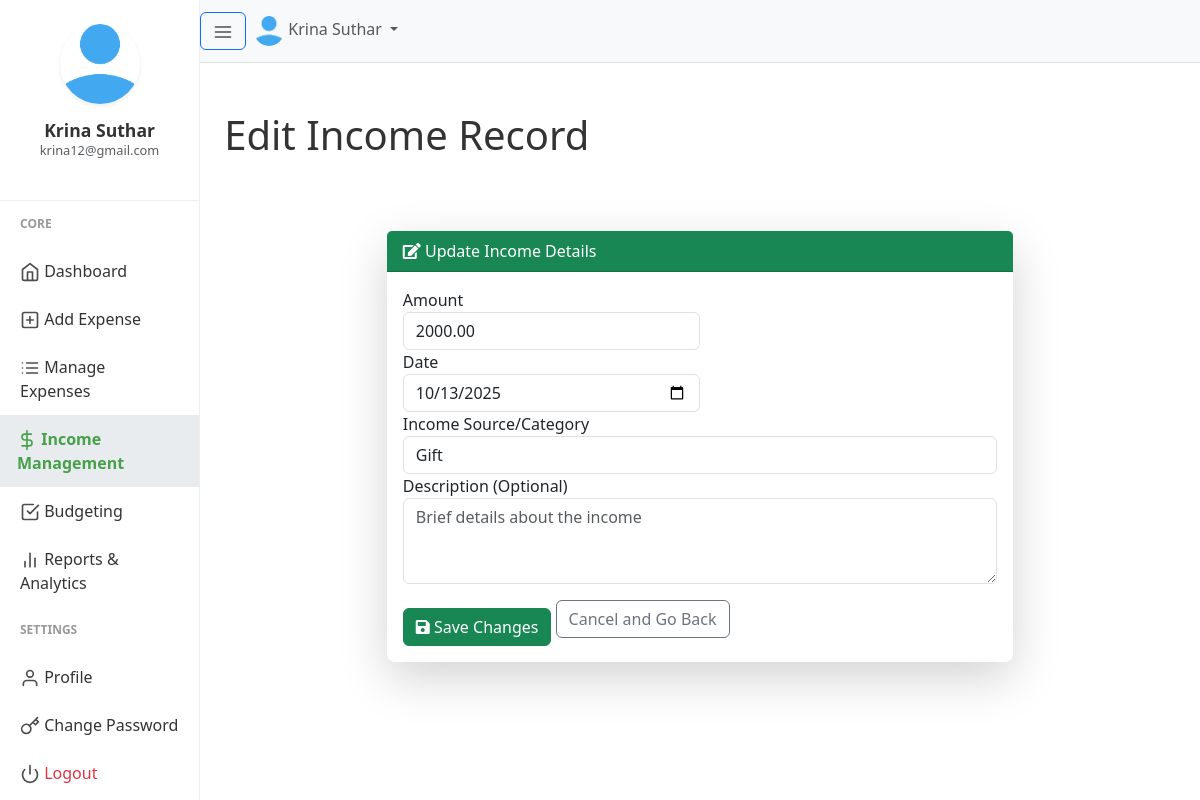
/edit_income.php?id=6 (signed in), run on the app's committed database.
### tables this page shows
CREATE TABLE `users` (
  `user_id` int(11) NOT NULL,
  `firstname` varchar(50) NOT NULL,
  `lastname` varchar(25) NOT NULL,
  `email` varchar(50) NOT NULL,
  `profile_path` varchar(50) NOT NULL DEFAULT 'default_profile.png',
  `password` varchar(255) NOT NULL,
  `trn_date` datetime NOT NULL DEFAULT current_timestamp()
);

CREATE TABLE `income` (
  `income_id` int(11) NOT NULL,
  `user_id` int(11) NOT NULL,
  `income_source` varchar(100) NOT NULL,
  `income_amount` decimal(10,2) NOT NULL,
  `income_date` date NOT NULL,
  `income_description` text DEFAULT NULL,
  `created_at` timestamp NOT NULL DEFAULT current_timestamp()
);

### session.php (called while the page is built, shortened)
<?php
include("config.php");
$sess_email = $_SESSION["email"];
$sql = "SELECT user_id, firstname, lastname, email, profile_path FROM users WHERE email = '$sess_email'";
$result = $con->query($sql);
if ($result->num_rows > 0) {
  while($row = $result->fetch_assoc()) {
    $userid=$row["user_id"];
    $username =$row["firstname"]." ".$row["lastname"];
    $useremail=$row["email"];
    $userprofile="uploads/".$row["profile_path"];
  }
} else {
    $userid="GHX1Y2";
    $username ="Jhon Doe";
    $useremail="mailid@domain.com";
    $userprofile="Uploads/default_profile.png";
}
?>

### edit_income.php (the view, shortened to what this page needs)
<?php
include("session.php");
include("config.php");
$income_data = null;
$income_id = filter_input(INPUT_GET, 'id', FILTER_VALIDATE_INT);
if ($income_id) {
    $sql_fetch = "SELECT * FROM income WHERE income_id = ? AND user_id = ?";
    if ($stmt_fetch = mysqli_prepare($con, $sql_fetch)) {
        mysqli_stmt_bind_param($stmt_fetch, "ii", $income_id, $userid);
        mysqli_stmt_execute($stmt_fetch);
        $result = mysqli_stmt_get_result($stmt_fetch);
        if (mysqli_num_rows($result) == 1) {
            $income_data = mysqli_fetch_assoc($result);
        } else {
            $error_message = "Income record not found or access denied.";
            $income_id = null;
        }
    } else {
        $error_message = "Database error preparing fetch statement.";
    }
} else {
    $error_message = "Invalid income ID provided.";
}
?>
<!DOCTYPE html>
<html lang="en">
<head>
    <link href="css/bootstrap.min.css" rel="stylesheet">
    <link rel="stylesheet" href="https://cdnjs.cloudflare.com/ajax/libs/font-awesome/5.15.4/css/all.min.css">
    <link href="css/style.css" rel="stylesheet">
</head>
<body>
    <div class="d-flex" id="wrapper">
        <div id="sidebar-wrapper">
            <div class="user">
                <img class="img img-fluid rounded-circle shadow-sm" src="<?php echo $userprofile ?>" width="80">
                <h5 class="mt-2 mb-0"><?php echo $username ?></h5>
                <p class="small text-muted"><?php echo $useremail ?></p>
            </div>
            <div class="sidebar-heading">Core</div>
            <div class="list-group list-group-flush">
                <a href="index.php" class="list-group-item list-group-item-action">
                    <span data-feather="home" class="mr-2"></span> Dashboard
                </a>
                <a href="add_expense.php" class="list-group-item list-group-item-action">
                    <span data-feather="plus-square" class="mr-2"></span> Add Expense
                </a>
                <a href="manage_expense.php" class="list-group-item list-group-item-action">
                    <span data-feather="list" class="mr-2"></span> Manage Expenses
                </a>
                <a href="income.php" class="list-group-item list-group-item-action sidebar-active">
                    <span data-feather="dollar-sign" class="mr-2"></span> Income Management
                </a>
                <a href="budget.php" class="list-group-item list-group-item-action">
                    <span data-feather="check-square" class="mr-2"></span> Budgeting
                </a>
                <a href="reports.php" class="list-group-item list-group-item-action">
                    <span data-feather="bar-chart-2" class="mr-2"></span> Reports & Analytics
                </a>
            </div>
            <div class="sidebar-heading">Settings</div>
            <div class="list-group list-group-flush">
                <a href="profile.php" class="list-group-item list-group-item-action">
                    <span data-feather="user" class="mr-2"></span> Profile
                </a>
                <a href="change_password.php" class="list-group-item list-group-item-action">
                    <span data-feather="key" class="mr-2"></span> Change Password
                </a>
                <a href="logout.php" class="list-group-item list-group-item-action text-danger">
                    <span data-feather="power" class="mr-2"></span> Logout
                </a>
            </div>
        </div>
        <div id="page-content-wrapper">
            <nav class="navbar navbar-expand-lg navbar-light bg-light border-bottom">
                <button class="btn btn-outline-primary" type="button" id="menu-toggle">
                    <span data-feather="menu"></span>
                </button>
                <div class="collapse navbar-collapse">
                    <ul class="navbar-nav ml-auto mt-2 mt-lg-0">
                        <li class="nav-item dropdown">
                            <a class="nav-link dropdown-toggle" href="#" id="navbarDropdown" role="button" data-toggle="dropdown" aria-haspopup="true" aria-expanded="false">
                                <img class="img img-fluid rounded-circle" src="<?php echo $userprofile ?>" width="30">
                                <span class="ml-1 d-none d-lg-inline-block"><?php echo $username ?></span>
                            </a>
                        </li>
                    </ul>
                </div>
            </nav>
        <div class="container-fluid p-4">
                <h1 class="mt-4 mb-4 font-weight-light">Edit Income Record </h1>
                <div class="row justify-content-center">
                    <div class="col-lg-8">
                        <div class="card shadow-lg border-0 rounded-lg mt-5">
                            <div class="card-header bg-success text-white">
                                <i class="fas fa-edit mr-2"></i> Update Income Details
                            </div>
                            <div class="card-body">
                                <?php if ($income_data): ?>
                                <form method="POST" action="edit_income.php?id=<?php echo $income_id; ?>">
                                    <div class="form-row">
                                        <div class="col-md-6">
                                            <div class="form-group">
                                                <label for="income_amount">Amount </label>
                                                <input type="number" step="0.01" class="form-control" id="income_amount" name="income_amount" value="<?php echo htmlspecialchars($income_data['income_amount']); ?>" required>
                                            </div>
                                        </div>
                                        <div class="col-md-6">
                                            <div class="form-group">
                                                <label for="income_date">Date</label>
                                                <input type="date" class="form-control" id="income_date" name="income_date" value="<?php echo htmlspecialchars($income_data['income_date']); ?>" required>
                                            </div>
                                        </div>
                                    </div>
                                    <div class="form-group">
                                        <label for="income_source">Income Source/Category</label>
                                        <input type="text" class="form-control" id="income_source" name="income_source" value="<?php echo htmlspecialchars($income_data['income_source']); ?>" placeholder="e.g., Salary, Freelance, Gift" required>
                                    </div>
                                    <div class="form-group">
                                        <label for="income_description">Description (Optional)</label>
                                        <textarea class="form-control" id="income_description" name="income_description" rows="3" placeholder="Brief details about the income"></textarea>
                                    </div>
                                    <button type="submit" class="btn btn-success btn-block mt-4"><i class="fas fa-save mr-2"></i> Save Changes</button>
                                    <a href="manage_income.php" class="btn btn-outline-secondary btn-block mt-2">Cancel and Go Back</a>
                                </form>
                                <?php endif; ?>
                            </div>
                        </div>
                    </div>
                </div>
            </div>
        </div>
        </div>
</body>
</html>

### css/style.css (style rules this page uses)
body { background-color: #f8f9fa; font-family: 'Segoe UI', Tahoma, Geneva, Verdana, sans-serif; color: #333; }
.feather { width: 20px; height: 20px; stroke: #4d4d4d; stroke-width: 2; stroke-linecap: round; stroke-linejoin: round; fill: none; vertical-align: text-bottom; }
#wrapper { overflow-x: hidden; background-color: #fff; }
#sidebar-wrapper { min-height: 100vh; margin-left: -15rem; transition: margin 0.25s ease-out; width: 15rem; background-color: #ffffff; border-right: 1px solid #eee; }
.user { text-align: center; padding: 1.5rem 0; border-bottom: 1px solid #eee; }
.user img { padding: 0; width: 80px; height: 80px; object-fit: cover; margin-bottom: 0.5rem; }
.user h5 { font-size: 1.1rem; font-weight: 600; margin-bottom: 0; }
.user p { font-size: 0.8rem; color: #6c757d; }
#sidebar-wrapper .sidebar-heading { padding: 0.875rem 1.25rem; font-size: 0.75rem; font-weight: bold; text-transform: uppercase; color: #999; }
.list-group { border-radius: 0; }
.list-group-item { border: none; padding: 0.75rem 1.25rem; color: #333; transition: background-color 0.15s, color 0.15s; background-color: #ffffff; }
.sidebar-active { background-color: #e9ecef !important; color: #47a04b !important; font-weight: bold !important; border-left: 3px solid #47a04b; padding-left: calc(1.25rem - 3px); }
.sidebar-active .feather { stroke: #47a04b !important; }
#page-content-wrapper { min-width: 100vw; }
.navbar { border-bottom: 1px solid #eee; }
@media (min-width: 768px) { #sidebar-wrapper { margin-left: 0; } }
@media (min-width: 768px) { #page-content-wrapper { min-width: 0; width: 100%; } }
@media (min-width: 768px) { .container-fluid { margin-right: 0 !important; padding-right: 1.5rem !important; } }
.card { margin-bottom: 20px; border-radius: 0.5rem; box-shadow: 0 0.125rem 0.25rem rgba(0, 0, 0, 0.075); transition: transform 0.2s, box-shadow 0.2s; }

### data on the page
users: profile_path (placeholder picture), username "Krina Suthar", email "krina12@gmail.com"
income: income_amount "2000.00", income_date "10/13/2025", income_source "Gift"
